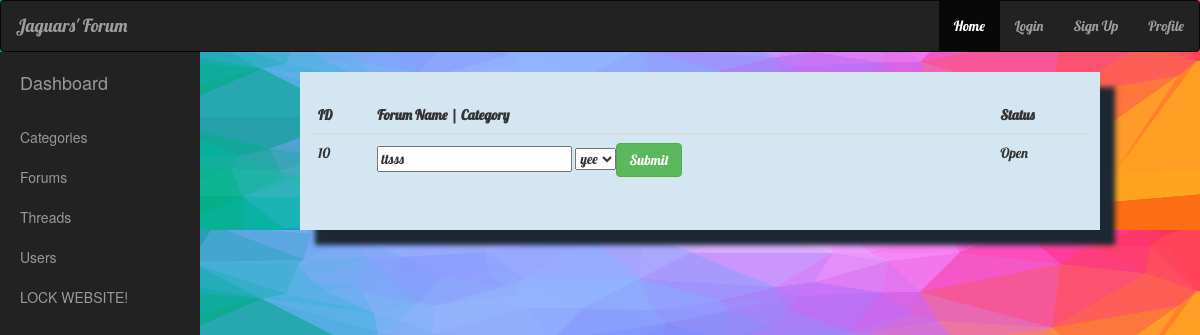
Page /admin/edit_forum.php?edit_id=10 on the earlier database version.
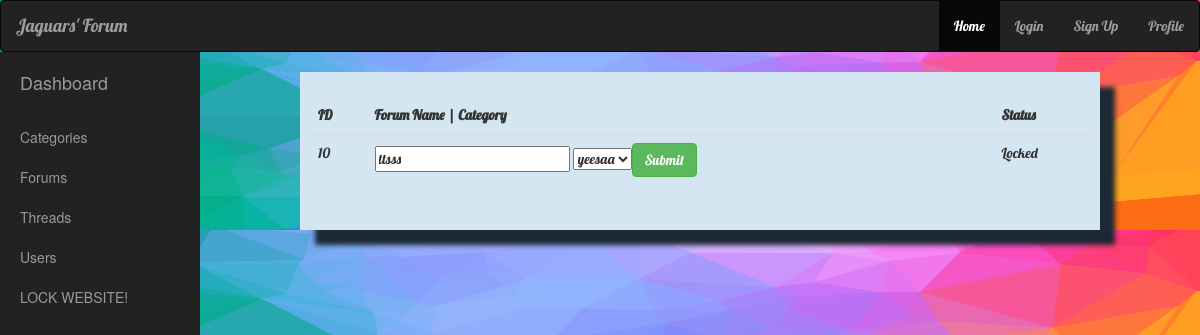
Same page on the later database version.
### tables this page shows
CREATE TABLE `forum` (
  `id` int(11) NOT NULL,
  `name` varchar(20) NOT NULL,
  `locked` int(11) NOT NULL DEFAULT '0',
  `category_id` int(11) NOT NULL,
  `created_at` timestamp NOT NULL DEFAULT CURRENT_TIMESTAMP,
  `last_update` timestamp NULL DEFAULT NULL ON UPDATE CURRENT_TIMESTAMP
);

CREATE TABLE `category` (
  `id` int(11) NOT NULL,
  `name` varchar(20) NOT NULL,
  `created_at` timestamp NOT NULL DEFAULT CURRENT_TIMESTAMP,
  `last_update` timestamp NULL DEFAULT NULL ON UPDATE CURRENT_TIMESTAMP
);

### model/DBHandelle.php (called while the page is built, shortened)
<?php
class DBHandeller {
    public  $db ;
    public $table;
    function __construct(){
            $this->dsn = 'mysql:host='.HOST.';dbname='.DB_NAME;
            $this->db = new PDO($this->dsn,DB_USERNAME,DB_PASSWORD);
            $this->db->setAttribute(PDO::ATTR_ERRMODE, PDO::ERRMODE_EXCEPTION);
    }
    function getOneRow($field,$id){
        $query1 = "SELECT * FROM  $this->table where $field=:id";
        $prep1 = $this->db->prepare($query1);
        $prep1->execute([':id'=>$id]);
        $post = $prep1->fetch(PDO::FETCH_ASSOC);
        return $post;
    }
}

### model/DBManager.php (called while the page is built, shortened)
<?php
class DBManager{
	public 	$db ;
	function __construct(){
		$this->dsn = 'mysql:host='.HOST.';dbname='.DB_NAME;
		$this->db = new PDO($this->dsn,DB_USERNAME,DB_PASSWORD);
		$this->db->setAttribute(PDO::ATTR_ERRMODE, PDO::ERRMODE_EXCEPTION);
	}
	function getAll($table){
		$statement = $this->db->prepare("SELECT * FROM ".$table." ORDER BY created_at desc") ;
		$result = $statement->execute();
		if($result){
			$output = array() ;
			while($element = $statement->fetch(PDO::FETCH_ASSOC)){
				$output[] = $element;
			}
			return $output;
		}else{
			return false ;
		}
	}
}
$db = new DBManager() ;
?>

### admin/edit_forum.php (the view, shortened to what this page needs)
<?php
require_once '../init.php';
if(isset($_GET['edit_id'])){
$forumID = $_GET['edit_id'] ;
$forumHandler = new ForumHandeller($forumID);
$forum = $forumHandler->getOneRow('id',$forumID);
}
$categories = $db->getAll("category");
?>
<!DOCTYPE html>
<html>
<head>
	<link rel="stylesheet" type="text/css" href="../assets/css/bootstrap.min.css">
	<link rel="stylesheet" type="text/css" href="../assets/css/style.css">
	<link rel="stylesheet" type="text/css" href="admin.css">
</head>
<body class='back'>
<?php include('../header.php') ; ?>
<?php include('sidebar.php') ; ?>
	<div class="col-xs-8 cont" style="padding:25px;">
		<div class="row">
			<table class="table">
				<thead>
					<tr>
						<th>ID</th>
						<th>Forum Name | Category</th>
						<th>Status</th>
					</tr>
				</thead>
				<tbody>
					<?php
						if(isset($forum)){
							echo "<tr>";
							echo "<td>".$forum['id']."</td>";
							echo "<td>";
							echo "<form method='post' action='edit_forum.php'> " ;
							echo	"<input type='text' value='".$forum['name']."' name='forum_name' > ";
							echo "	<select name='category_id'>  " ;
							foreach ($categories as $category) {
								echo "<option value='".$category['id']."' ";
								if($category['id'] == $forum['category_id'])
									echo "selected" ;
								echo " >".$category['name']."</option>" ;
							}
							echo "</select>";
							echo	"<input type='submit' value='Submit' class='btn btn-success' > ";
							echo	"</form>";
							echo "</td>";
							echo "<td>";
							echo $forum['locked']==0 ? "Open" : "Locked" ;
							echo "</td>" ;
							echo "</tr>";
						}
					?>
				</tbody>
			</table>
		</div>
	</div>
</body>
</html>

Differences in the rows shown:
changed forum "ttsss": category_id "yee" → "yeesaa"
Other differences:
text no longer shown: "Open"
text now shown: "Locked"
